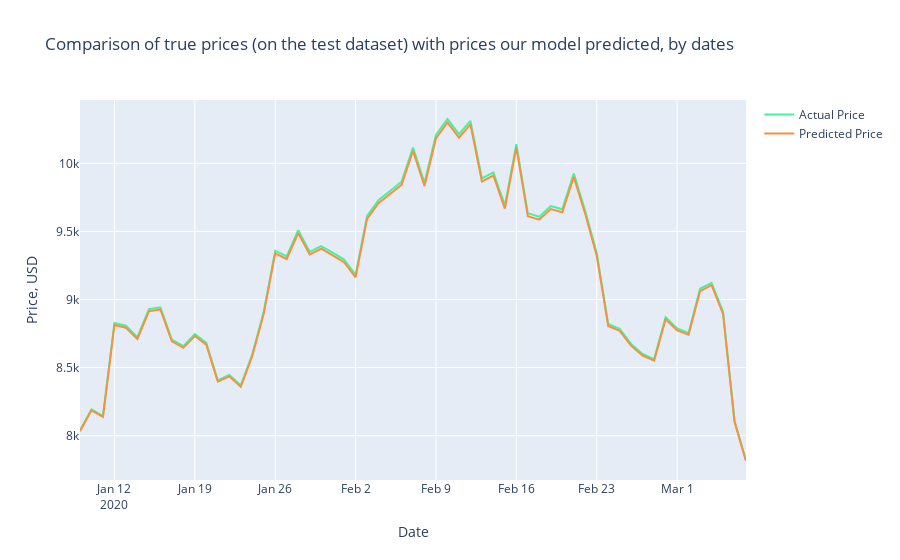

The notebook cell saved with this chart:
### Code cell
trace1 = go.Scatter(x=Test_Dates, y=Y_test2_inverse, name= 'Actual Price', 
                   line = dict(color = ('rgb(66, 244, 155)'),width = 2))
trace2 = go.Scatter(x=Test_Dates, y=predictions_new, name= 'Predicted Price',
                   line = dict(color = ('rgb(244, 146, 65)'),width = 2))
data = [trace1, trace2]
layout = dict(title = 'Comparison of true prices (on the test dataset) with prices our model predicted, by dates',
             xaxis = dict(title = 'Date'), yaxis = dict(title = 'Price, USD'))
fig = dict(data=data, layout=layout)
py.iplot(fig, filename='results_demonstrating2')
